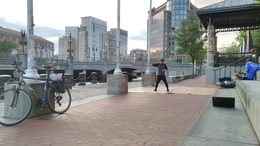
%> input picture hw2/questions/RISDance.jpg, 260 x 146 px, shrunk from 3840 x 2160 before the run, given in place of dog.bmp, which was not available
$ octave hw2.m   (GNU Octave 9; MATLAB toolbox functions it lacks are replaced by stand-ins)
%> lines starting %> are read from the running program, lines starting %| are printed output that depends on the picture; pictures that were not available may be replaced by others from this repository, and a replacement may not be noted
### hw2/code/gen_hybrid_image.m
function [hybrid_image,low_frequencies,high_frequencies] = gen_hybrid_image( image1, image2, cutoff_frequency )
% Inputs:
% - image1 -> The image from which to take the low frequencies.
% - image2 -> The image from which to take the high frequencies.
% - cutoff_frequency -> The standard deviation, in pixels, of the Gaussian
%                       blur that will remove high frequencies.
%
% Task:
% - Use my_imfilter to create 'low_frequencies' and 'high_frequencies'.
% - Combine them to create 'hybrid_image'.

%%%%%%%%%%%%%%%%%%%%%%%%%%%%%%%%%%%%%%%%%%%%%%%%%%%%%%%%%%%%%%%%%%%%%%%%
% Remove the high frequencies from image1 by blurring it. The amount of
% blur that works best will vary with different image pairs
%%%%%%%%%%%%%%%%%%%%%%%%%%%%%%%%%%%%%%%%%%%%%%%%%%%%%%%%%%%%%%%%%%%%%%%%
filter = fspecial('Gaussian', cutoff_frequency*4+1, cutoff_frequency);
image1 = im2double(image1);
low_frequencies = my_imfilter(image1, filter);
% low_frequencies = [];

%%%%%%%%%%%%%%%%%%%%%%%%%%%%%%%%%%%%%%%%%%%%%%%%%%%%%%%%%%%%%%%%%%%%%%%%
% Remove the low frequencies from image2. The easiest way to do this is to
% subtract a blurred version of image2 from the original version of image2.
% This will give you an image centered at zero with negative values.
%%%%%%%%%%%%%%%%%%%%%%%%%%%%%%%%%%%%%%%%%%%%%%%%%%%%%%%%%%%%%%%%%%%%%%%%
image2 = im2double(image2);
high_frequencies = image2 - my_imfilter(image2, filter);
% high_frequencies = [];

%%%%%%%%%%%%%%%%%%%%%%%%%%%%%%%%%%%%%%%%%%%%%%%%%%%%%%%%%%%%%%%%%%%%%%%%
% Combine the high frequencies and low frequencies
%%%%%%%%%%%%%%%%%%%%%%%%%%%%%%%%%%%%%%%%%%%%%%%%%%%%%%%%%%%%%%%%%%%%%%%%
hybrid_image = imfuse(low_frequencies,high_frequencies,'blend','Scaling','joint');
% hybrid_image = [];

### hw2/code/my_imfilter.m
function output = my_imfilter(image, filter)
% This function is intended to behave like the built in function imfilter()
% when operating in convolution mode. See 'help imfilter'.
% While "correlation" and "convolution" are both called filtering,
% there is a difference. From 'help filter2':
%    2-D correlation is related to 2-D convolution by a 180 degree rotation
%    of the filter matrix.

% Your function should meet the requirements laid out on the project webpage.

% Boundary handling can be tricky as the filter can't be centered on pixels
% at the image boundary without parts of the filter being out of bounds. If
% we look at 'help imfilter', we see that there are several options to deal
% with boundaries.
% Please recreate the default behavior of imfilter:
% to pad the input image with zeros, and return a filtered image which matches
% the input image resolution.
% A better approach is to mirror or reflect the image content in the padding.

% Uncomment to call imfilter to see the desired behavior.
% output = imfilter(image, filter, 'conv');

%%%%%%%%%%%%%%%%
% Your code here
%
% image = imread('RISDance.jpg');
% filter = fspecial('Gaussian', [25 1], 10);
% filter = [1,0,0,0,-1;2,0,0,0,-2;3,0,0,0,-3;2,0,0,0,-2;1,0,0,0,-1];


double_image = im2double(image);

% disp(double_image);

[im,in,ik] = size(double_image);
[fm,fn] = size(filter);
%
% fprintf("%d, %d, %d\n",im,in,ik);
% fprintf("%d, %d, %d\n",fm,fn);

% error catch.
if rem(fm,2)~=1
    msg = 'filter size error1.';
    error(msg);
elseif rem(fn,2)~=1
    msg = 'fliter size error2.';
    error(msg);
end

%boundaries make zero.
cal_image = double_image;
lrzero = zeros(im,fix(fn/2),3);
cal_image = [lrzero cal_image lrzero];
udzero = zeros(fix(fm/2),in+fn-1,3);
cal_image = [udzero;cal_image;udzero];

% figure(1); imshow(cal_image);
startm = fix(fm/2)+1;
endm = startm+im-1;
startn = fix(fn/2)+1;
endn = startn+in-1;
h = zeros(im,in,ik);
for i = startm:endm
    for j = startn:endn
        sum = zeros(1,ik);
        for a = 1:ik
            temp = sum(a);
            for k = -fix(fm/2):fix(fm/2)
                for l = -fix(fn/2):fix(fn/2)
                    increase = filter(k+fix(fm/2)+1,l+fix(fn/2)+1).*cal_image(i-k,j-l,a);
                    sum(a) = temp + increase;
% [4 lines of commented-out code are left out]
                    temp = sum(a);
                end
            end
            h(i-fix(fm/2),j-fix(fn/2),a) = sum(a);
        end
    end
end

output = h;
%
% figure(2); imshow(h);
% h2 = imfilter(double_image,filter,'conv');
% figure(3); imshow(h2);
%%%%%%%%%%%%%%%%

### hw2/code/hw2.m
%function proj1()

% Before trying to construct hybrid images, it is suggested that you
% implement my_imfilter.m and then debug it using proj1_test_filtering.m

% Debugging tip: You can split your MATLAB code into cells using "%%"
% comments. The cell containing the cursor has a light yellow background,
% and you can press Ctrl+Enter to run just the code in that cell. This is
% useful when projects get more complex and slow to rerun from scratch

%% Setup
% Read images and convert to floating point format
image1 = im2single(imread('../data/dog.bmp'));
image2 = im2single(imread('../data/cat.bmp'));
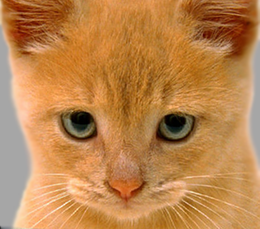
%> input picture hw2/data/cat.bmp, 260 x 229 px, shrunk from 410 x 361 before the run

% For your write up, there are several additional test cases in 'data'.
% Feel free to make your own, too (you'll need to align the images in a
% photo editor such as Photoshop).
% The hybrid images will differ depending on which image you
% assign as image1 (which will provide the low frequencies) and which image
% you asign as image2 (which will provide the high frequencies)

%% Hybrid Image Construction
% cutoff_frequency is the standard deviation, in pixels, of the Gaussian
% blur that will remove high frequencies. You may tune this per image pair
% to achieve better results.
%
cutoff_frequency = 7;
[hybrid_image,low_frequencies,high_frequencies] = gen_hybrid_image( image1, image2, cutoff_frequency );
%> in my_imfilter, `cal_image = [lrzero cal_image lrzero];`:
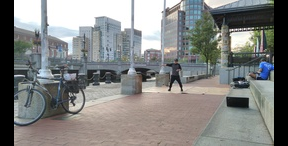
%> cal_image: size 146x288x3 double; mean R, G, B 0.507, 0.511, 0.505
%> in my_imfilter, `cal_image = [udzero;cal_image;udzero];`:
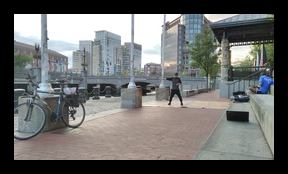
%> cal_image: size 174x288x3 double; mean R, G, B 0.425, 0.429, 0.424
%> (the run ends here)
